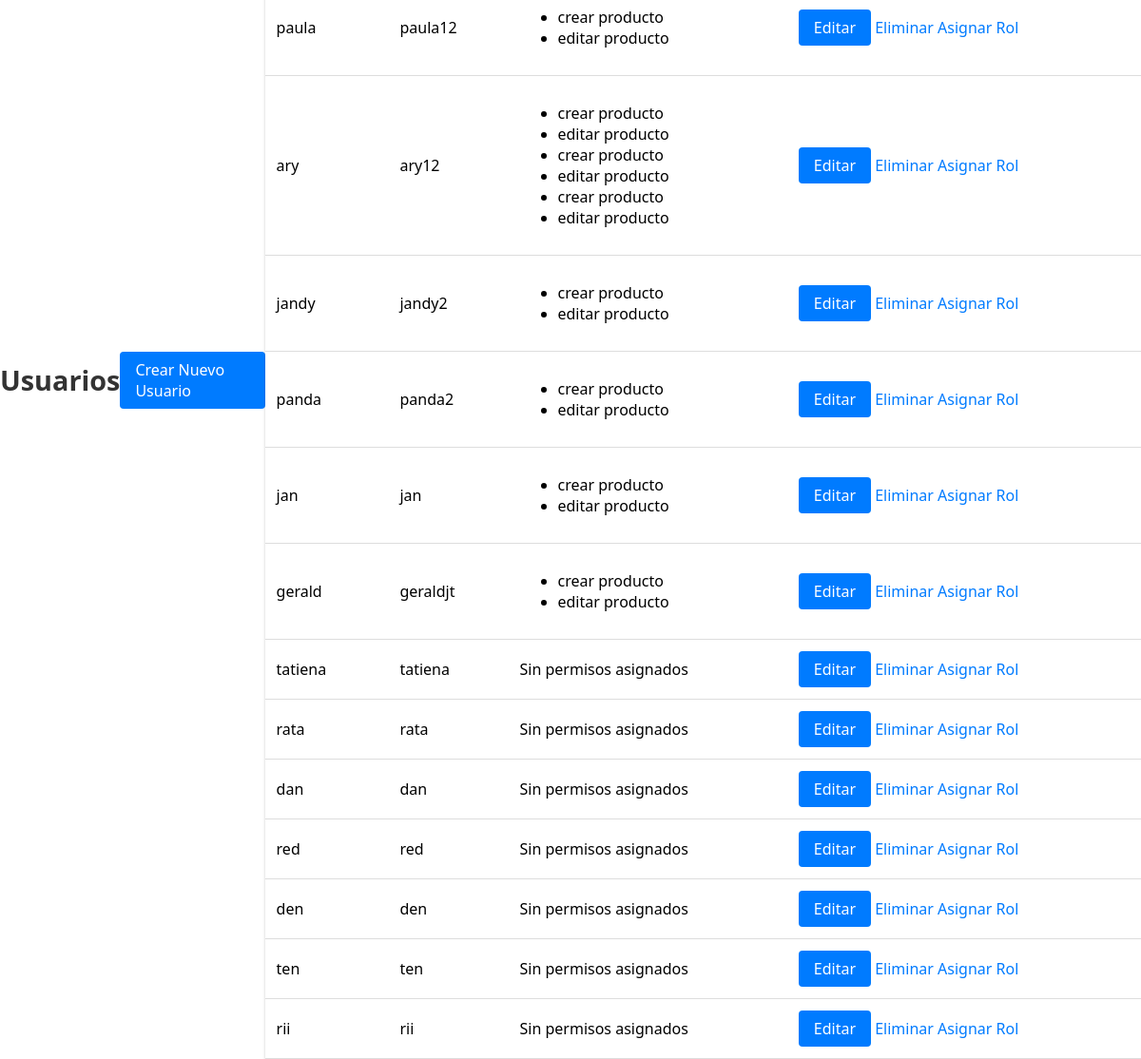
The app's page /usuarios/, older data.
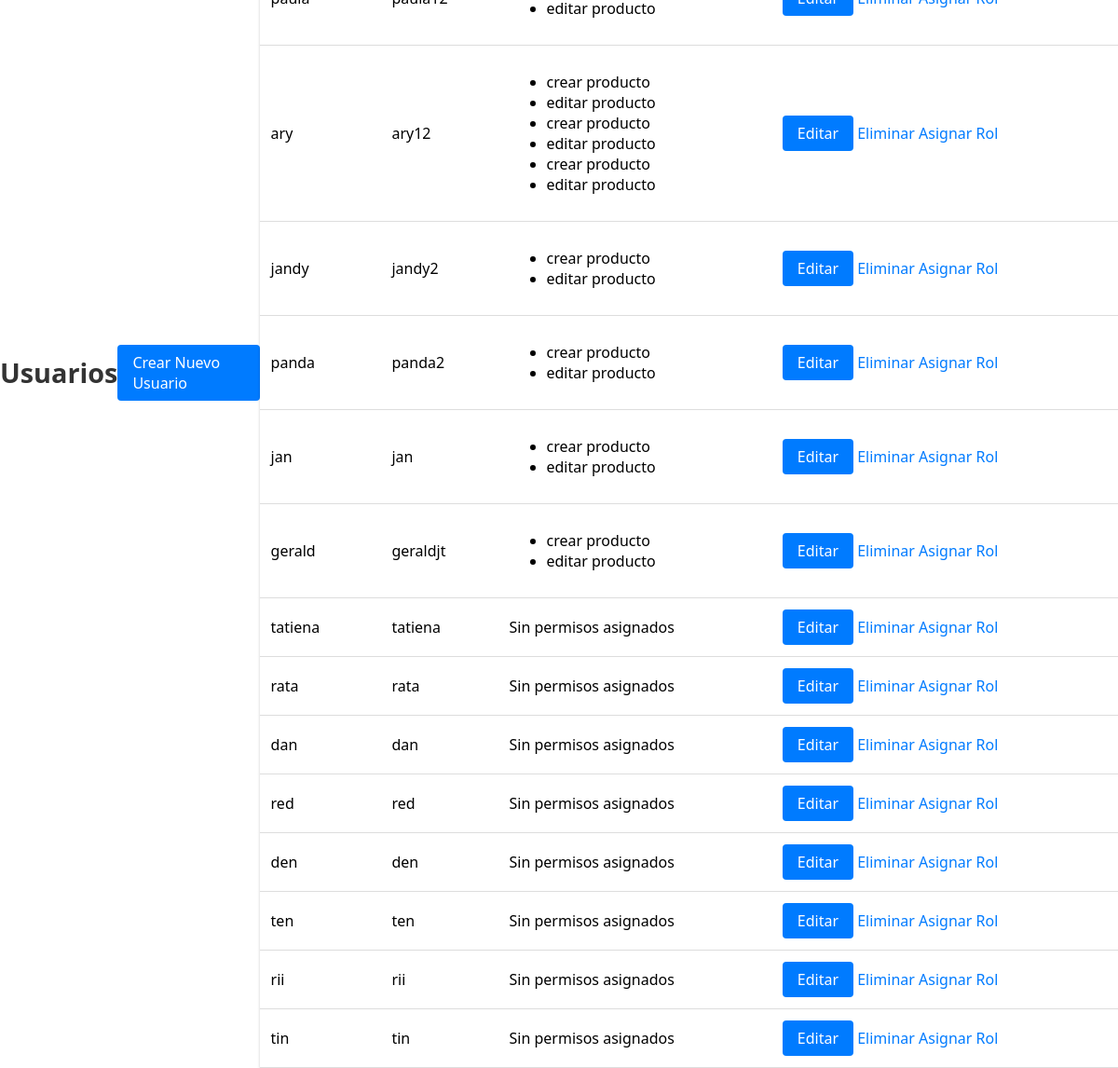
The same page, newer data.
### log/models.py (models this page shows, shortened)
class Usuario(models.Model):
    id = models.AutoField(primary_key=True, db_column='idUsuarios')
    nombre = models.CharField(max_length=45)
    email = models.EmailField()
    user = models.CharField(max_length=45, unique=True)
    password = models.CharField(max_length=128)  # Aumenta el tamaño para almacenar el hash
    class Meta:
        db_table = 'Usuarios'
        verbose_name = 'Usuario'
        verbose_name_plural = 'Usuarios'

class Funcion(models.Model):
    id = models.AutoField(primary_key=True, db_column='idFunciones')
    descripcion = models.CharField(max_length=45)
    class Meta:
        db_table = 'Funciones'
        verbose_name = 'Función'
        verbose_name_plural = 'Funciones'

### log/views.py (the view)
# urls.py: path('usuarios/', views.lista_usuarios, name='lista_usuarios'),
def lista_usuarios(request):
    usuarios_con_permisos = []
    for usuario in Usuario.objects.all():
        permisos = Funcion.objects.filter(roles__usuariorol__usuario=usuario)
        usuarios_con_permisos.append({
            'usuario': usuario,
            'permisos': permisos
        })
        print(f"Usuario: {usuario.nombre} ({usuario.user}) - Permisos:")
        for permiso in permisos:
            print(f"  - {permiso.descripcion}")
    return render(request, 'log/usuarios/lista_usuarios.html', {'usuarios_con_permisos': usuarios_con_permisos})

### log/templates/log/usuarios/lista_usuarios.html (shortened to what this page needs)
{% load static %}
<!DOCTYPE html>
<html lang="es">
<head>
    <link rel="stylesheet" type="text/css" href="{% static 'log/styles.css' %}">
</head>
<body>
        <h1>Usuarios</h1>
        <a href="{% url 'crear_usuario' %}" class="btn-primary">Crear Nuevo Usuario</a>
    <table>
        <tbody>
            {% for item in usuarios_con_permisos %}
            <tr>
                <td>{{ item.usuario.nombre }}</td>
                <td>{{ item.usuario.user }}</td>
                <td>
                    {% if item.permisos %}
                        <ul>
                            {% for permiso in item.permisos %}
                                <li>{{ permiso.descripcion }}</li>
                            {% endfor %}
                        </ul>
                    {% else %}
                        Sin permisos asignados
                    {% endif %}
                </td>
                <td>
                    <a href="{% url 'editar_usuario' item.usuario.id %}" class="btn-primary">Editar</a>
                    <a href="{% url 'eliminar_usuario' item.usuario.id %}" class="btn-danger">Eliminar</a>
                    <a href="{% url 'asignar_rol_usuario' item.usuario.id %}" class="btn-secondary">Asignar Rol</a>
                </td>
            </tr>
            {% endfor %}
        </tbody>
    </table>
</body>
</html>

Row changes from the older to the newer data that the page shows:
no longer on this page (row unchanged): Usuario: usuario.nombre "paula", usuario.user "paula12", Funcion (descripcion "crear producto"), Funcion (descripcion "editar producto")
added Usuario: usuario.nombre "tin", usuario.user "tin", shows "Sin permisos asignados"
